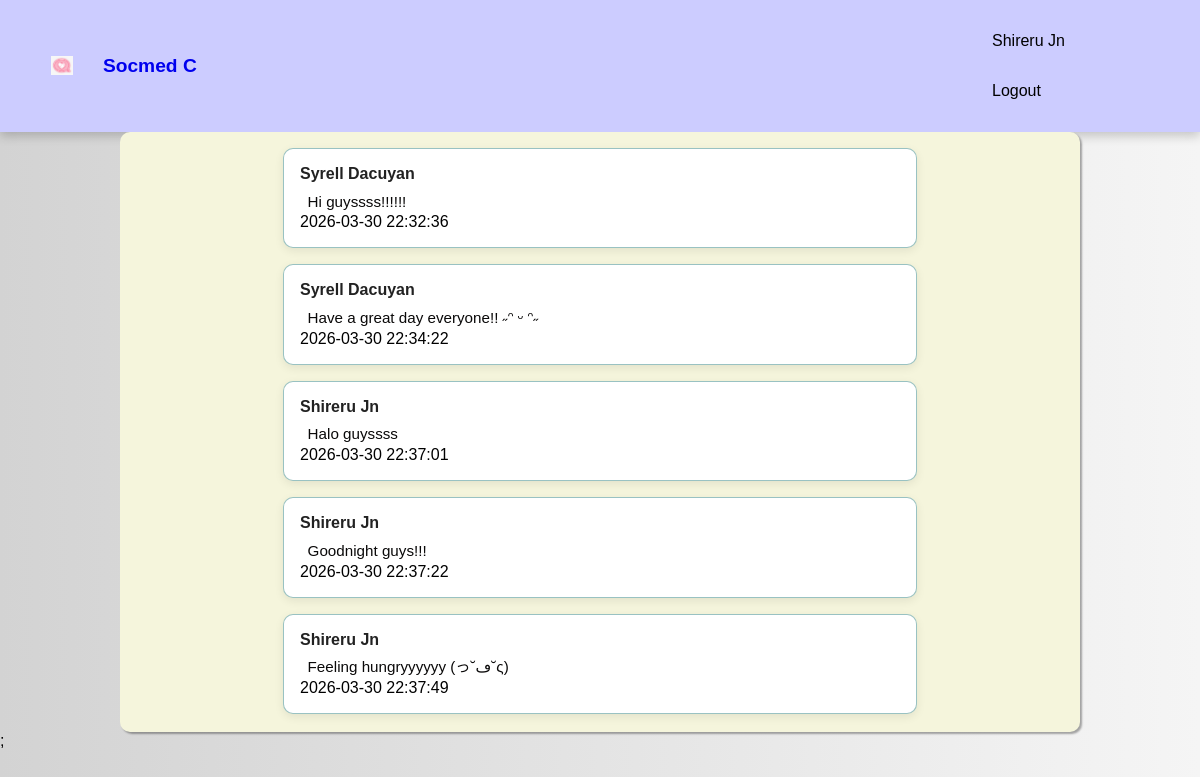
Page /timeline.php (signed in) on the committed database.
### tables this page shows
CREATE TABLE `post` (
  `pid` int(11) NOT NULL,
  `aid` int(11) NOT NULL,
  `post_text` text NOT NULL,
  `post_date` date NOT NULL,
  `post_time` time NOT NULL
);

CREATE TABLE `account` (
  `aid` int(11) NOT NULL,
  `email` varchar(128) NOT NULL,
  `firstname` varchar(128) NOT NULL,
  `lastname` varchar(128) NOT NULL,
  `password` varchar(512) NOT NULL
);

### models/load_timeline.php (the view, shortened to what this page needs)
<?php
include 'db/dbconnect.php';
$sql = "SELECT account.aid,
               account.firstname,
               account.lastname,
               post.pid,
               post.post_text,
               post.post_date,
               post.post_time
        FROM account
        INNER JOIN post ON account.aid = post.aid";
$result = $con->query($sql);
while($row = mysqli_fetch_assoc($result)){
    echo "<div class='post-block'>";
        echo "<div class='post-name'>";
            echo $row['firstname']." ".$row['lastname'];
        echo "</div>";
        echo "<div class='post-content'>";
            echo $row['post_text'];
        echo "</div>";
        echo "<div class='post-time'>";
            echo $row['post_date']." ".$row['post_time'];
        echo "</div>";
    echo "</div>";
}
?>

### views/res/style.css (style rules this page uses)
body { background: linear-gradient(to right, #d3d3d3, #f5f5f5); font-family: 'Calibri', sans-serif; margin: 0; }
.post-block { padding: .5em; margin: .5em .5em; border: solid .5px #0666; border-radius: 5px; }
.post-name { font-weight: bold; }
.post-content { margin-top: .5em; padding-left: 1em; }
.post-block { padding: 1em; margin: 1em auto; border-radius: 10px; background-color: #ffffff; box-shadow: 0 3px 10px rgba(0,0,0,0.08); width: min(90%, 600px); }
.post-name { font-weight: bold; color: #222; }
.post-content { margin-top: .5em; padding-left: .5em; line-height: 1.5; color: #444; }
.post-content { font-size: 0.95rem; line-height: 1.5; color: #0A0909; word-wrap: break-word; }

### rows in the picture
post: aid.firstname "Syrell", aid.lastname "Dacuyan", post_text "Hi guyssss!!!!!!", post_date "2026-03-30", post_time "22:32:36"
post: aid.firstname "Syrell", aid.lastname "Dacuyan", post_text "Have a great day everyone!! ˶ᵔ ᵕ ᵔ˶", post_date "2026-03-30", post_time "22:34:22"
post: aid.firstname "Shireru", aid.lastname "Jn", post_text "Halo guyssss", post_date "2026-03-30", post_time "22:37:01"
post: aid.firstname "Shireru", aid.lastname "Jn", post_text "Goodnight guys!!!", post_date "2026-03-30", post_time "22:37:22"
post: aid.firstname "Shireru", aid.lastname "Jn", post_text "Feeling hungryyyyyy (っ˘ڡ˘ς)", post_date "2026-03-30", post_time "22:37:49"

### other values in the picture
$_SESSION['firstname'] "Shireru"
$_SESSION['lastname'] "Jn"
